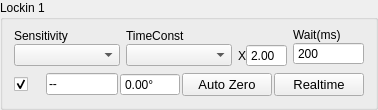
                 <widget class="QGroupBox" name="lockin1Group">
                  <property name="sizePolicy">
                   <sizepolicy hsizetype="Expanding" vsizetype="Expanding">
                    <horstretch>0</horstretch>
                    <verstretch>0</verstretch>
                   </sizepolicy>
                  </property>
                  <property name="title">
                   <string>Lockin 1</string>
                  </property>
                  <layout class="QGridLayout" name="gridLayout_22">
                   <property name="topMargin">
                    <number>2</number>
                   </property>
                   <item row="0" column="0">
                    <layout class="QVBoxLayout" name="verticalLayout_58" stretch="4,3,1">
                     <property name="sizeConstraint">
                      <enum>QLayout::SizeConstraint::SetNoConstraint</enum>
                     </property>
                     <item>
                      <widget class="PlotWidget" name="realDisChart1" native="true">
                       <property name="mytype" stdset="0">
                        <string>chart</string>
                       </property>
                      </widget>
                     </item>
                     <item>
                      <layout class="QHBoxLayout" name="horizontalLayout_17" stretch="3,3,1,2">
                       <item>
                        <layout class="QVBoxLayout" name="verticalLayout">
                         <property name="spacing">
                          <number>0</number>
                         </property>
                         <item>
                          <widget class="QLabel" name="label_15">
                           <property name="sizePolicy">
                            <sizepolicy hsizetype="Expanding" vsizetype="Fixed">
                             <horstretch>0</horstretch>
                             <verstretch>0</verstretch>
                            </sizepolicy>
                           </property>
                           <property name="text">
                            <string>Sensitivity</string>
                           </property>
                           <property name="mytype" stdset="0">
                            <string>label</string>
                           </property>
                          </widget>
                         </item>
                         <item>
                          <widget class="QComboBox" name="sensitivity1">
                           <property name="sizePolicy">
                            <sizepolicy hsizetype="Expanding" vsizetype="Fixed">
                             <horstretch>0</horstretch>
                             <verstretch>0</verstretch>
                            </sizepolicy>
                           </property>
                           <property name="maximumSize">
                            <size>
                             <width>16777215</width>
                             <height>16777215</height>
                            </size>
                           </property>
                           <property name="font">
                            <font>
                             <pointsize>8</pointsize>
                            </font>
                           </property>
                          </widget>
                         </item>
                        </layout>
                       </item>
                       <item>
                        <layout class="QVBoxLayout" name="verticalLayout_2">
                         <property name="spacing">
                          <number>0</number>
                         </property>
                         <property name="leftMargin">
                          <number>0</number>
                         </property>
                         <item>
                          <widget class="QLabel" name="label_18">
                           <property name="sizePolicy">
                            <sizepolicy hsizetype="Expanding" vsizetype="Fixed">
                             <horstretch>0</horstretch>
                             <verstretch>0</verstretch>
                            </sizepolicy>
                           </property>
                           <property name="maximumSize">
                            <size>
                             <width>16777215</width>
                             <height>16777215</height>
                            </size>
                           </property>
                           <property name="text">
                            <string>TimeConst</string>
                           </property>
                           <property name="mytype" stdset="0">
                            <string>label</string>
                           </property>
                          </widget>
                         </item>
                         <item>
                          <widget class="QComboBox" name="timeConst1">
                           <property name="sizePolicy">
                            <sizepolicy hsizetype="Expanding" vsizetype="Fixed">
                             <horstretch>0</horstretch>
                             <verstretch>0</verstretch>
                            </sizepolicy>
                           </property>
                           <property name="maximumSize">
                            <size>
                             <width>16777215</width>
                             <height>16777215</height>
                            </size>
                           </property>
                           <property name="font">
                            <font>
                             <pointsize>8</pointsize>
                            </font>
                           </property>
                          </widget>
                         </item>
                        </layout>
                       </item>
                       <item>
                        <layout class="QVBoxLayout" name="verticalLayout_50">
                         <property name="spacing">
                          <number>0</number>
                         </property>
                         <item>
                          <spacer name="horizontalSpacer">
                           <property name="orientation">
                            <enum>Qt::Orientation::Horizontal</enum>
                           </property>
                           <property name="sizeHint" stdset="0">
                            <size>
                             <width>67</width>
                             <height>16</height>
                            </size>
                           </property>
                          </spacer>
                         </item>
                         <item>
                          <layout class="QHBoxLayout" name="horizontalLayout_14">
                           <property name="spacing">
                            <number>0</number>
                           </property>
                           <item>
                            <widget class="QLabel" name="label">
                             <property name="maximumSize">
                              <size>
                               <width>20</width>
                               <height>30</height>
                              </size>
                             </property>
                             <property name="text">
                              <string>X</string>
                             </property>
                            </widget>
                           </item>
                           <item>
                            <widget class="QDoubleSpinBox" name="wait1multip">
                             <property name="sizePolicy">
                              <sizepolicy hsizetype="Expanding" vsizetype="Fixed">
                               <horstretch>0</horstretch>
                               <verstretch>0</verstretch>
                              </sizepolicy>
                             </property>
                             <property name="maximumSize">
                              <size>
                               <width>16777215</width>
                               <height>16777215</height>
                              </size>
                             </property>
                             <property name="buttonSymbols">
                              <enum>QAbstractSpinBox::ButtonSymbols::NoButtons</enum>
                             </property>
                             <property name="decimals">
                              <number>2</number>
                             </property>
                             <property name="minimum">
                              <double>0.100000000000000</double>
                             </property>
                             <property name="maximum">
                              <double>10.000000000000000</double>
                             </property>
                             <property name="singleStep">
                              <double>0.100000000000000</double>
                             </property>
                             <property name="value">
                              <double>2.000000000000000</double>
                             </property>
                            </widget>
                           </item>
                          </layout>
                         </item>
                        </layout>
                       </item>
                       <item>
                        <layout class="QVBoxLayout" name="verticalLayout_3">
                         <property name="spacing">
                          <number>0</number>
                         </property>
                         <item>
                          <widget class="QLabel" name="label_19">
                           <property name="sizePolicy">
                            <sizepolicy hsizetype="Expanding" vsizetype="Fixed">
                             <horstretch>0</horstretch>
                             <verstretch>0</verstretch>
                            </sizepolicy>
                           </property>
                           <property name="text">
                            <string>Wait(ms)</string>
                           </property>
                           <property name="mytype" stdset="0">
                            <string>label</string>
                           </property>
                          </widget>
                         </item>
                         <item>
                          <widget class="QSpinBox" name="wait1">
                           <property name="sizePolicy">
                            <sizepolicy hsizetype="Expanding" vsizetype="Fixed">
                             <horstretch>0</horstretch>
                             <verstretch>0</verstretch>
                            </sizepolicy>
                           </property>
                           <property name="maximumSize">
                            <size>
                             <width>16777215</width>
                             <height>16777215</height>
                            </size>
                           </property>
                           <property name="buttonSymbols">
                            <enum>QAbstractSpinBox::ButtonSymbols::NoButtons</enum>
                           </property>
                           <property name="text" stdset="0">
                            <string>200</string>
                           </property>
                           <property name="minimum">
                            <number>0</number>
                           </property>
                           <property name="maximum">
                            <number>10000</number>
                           </property>
                           <property name="value">
                            <number>200</number>
                           </property>
                          </widget>
                         </item>
                        </layout>
                       </item>
                      </layout>
                     </item>
                     <item>
                      <layout class="QHBoxLayout" name="horizontalLayout_4" stretch="5,12,8,15,15">
                       <property name="spacing">
                        <number>2</number>
                       </property>
                       <item>
                        <widget class="QCheckBox" name="activeLockin1">
                         <property name="sizePolicy">
                          <sizepolicy hsizetype="Expanding" vsizetype="Fixed">
                           <horstretch>0</horstretch>
                           <verstretch>0</verstretch>
                          </sizepolicy>
                         </property>
                         <property name="toolTip">
                          <string>Active Instrument?</string>
                         </property>
                         <property name="text">
                          <string/>
                         </property>
                         <property name="checked">
                          <bool>true</bool>
                         </property>
                         <property name="mytype" stdset="0">
                          <string>checkbox</string>
                         </property>
                        </widget>
                       </item>
                       <item>
                        <widget class="QLineEdit" name="realDisChart1Num">
                         <property name="enabled">
                          <bool>true</bool>
                         </property>
                         <property name="sizePolicy">
                          <sizepolicy hsizetype="Expanding" vsizetype="Fixed">
                           <horstretch>0</horstretch>
                           <verstretch>0</verstretch>
                          </sizepolicy>
                         </property>
                         <property name="toolTip">
                          <string>&lt;html&gt;&lt;head/&gt;&lt;body&gt;&lt;p&gt;&lt;b&gt;Lock-in X reading&lt;/b&gt;&lt;/p&gt;&lt;p&gt;Current X reading from this lock-in.&lt;br/&gt;
The adjacent Phase field sets its reference phase.&lt;/p&gt;&lt;/body&gt;&lt;/html&gt;</string>
                         </property>
                         <property name="text">
                          <string>--</string>
                         </property>
                         <property name="readOnly">
                          <bool>true</bool>
                         </property>
                         <property name="mytype" stdset="0">
                          <string>inst_disp</string>
                         </property>
                        </widget>
                       </item>
                       <item>
                        <widget class="QDoubleSpinBox" name="phase1">
                         <property name="sizePolicy">
                          <sizepolicy hsizetype="Expanding" vsizetype="Fixed">
                           <horstretch>0</horstretch>
                           <verstretch>0</verstretch>
                          </sizepolicy>
                         </property>
                         <property name="minimumSize">
                          <size>
                           <width>60</width>
                           <height>0</height>
                          </size>
                         </property>
                         <property name="toolTip">
                          <string>&lt;html&gt;&lt;head/&gt;&lt;body&gt;&lt;p&gt;&lt;b&gt;Phase&lt;/b&gt;&lt;/p&gt;&lt;p&gt;Reference phase in degrees; read on connection.&lt;br/&gt;
Type a number; the ° unit is added automatically.&lt;br/&gt;
Press Enter or leave the field to apply and read back.&lt;br/&gt;
Resolution: 0.01°; blank = no valid readback.&lt;br/&gt;
Available when connected and not scanning.&lt;/p&gt;&lt;/body&gt;&lt;/html&gt;</string>
                         </property>
                         <property name="buttonSymbols">
                          <enum>QAbstractSpinBox::ButtonSymbols::NoButtons</enum>
                         </property>
                         <property name="keyboardTracking">
                          <bool>false</bool>
                         </property>
                         <property name="suffix">
                          <string>°</string>
                         </property>
                         <property name="decimals">
                          <number>2</number>
                         </property>
                         <property name="minimum">
                          <double>-360.000000000000000</double>
                         </property>
                         <property name="maximum">
                          <double>729.990000000000009</double>
                         </property>
                         <property name="singleStep">
                          <double>0.010000000000000</double>
                         </property>
                        </widget>
                       </item>
                       <item>
                        <widget class="QPushButton" name="autoZero1">
                         <property name="sizePolicy">
                          <sizepolicy hsizetype="Expanding" vsizetype="Fixed">
                           <horstretch>0</horstretch>
                           <verstretch>0</verstretch>
                          </sizepolicy>
                         </property>
                         <property name="maximumSize">
                          <size>
                           <width>16777215</width>
                           <height>30</height>
                          </size>
                         </property>
                         <property name="font">
                          <font>
                           <pointsize>10</pointsize>
                          </font>
                         </property>
                         <property name="toolTip">
                          <string>&lt;html&gt;&lt;head/&gt;&lt;body&gt;&lt;p&gt;&lt;b&gt;Auto Zero&lt;/b&gt;&lt;/p&gt;&lt;p&gt;Apply X-channel Auto Offset on this SR830.&lt;br/&gt;
Refresh the actual X reading; noise may leave a residual.&lt;br/&gt;
Y/R offsets and reference phase stay unchanged.&lt;br/&gt;
Use a stable baseline before zeroing.&lt;br/&gt;
Available when connected and not scanning.&lt;/p&gt;&lt;/body&gt;&lt;/html&gt;</string>
                         </property>
                         <property name="text">
                          <string>Auto Zero</string>
                         </property>
                         <property name="iconSize">
                          <size>
                           <width>16</width>
                           <height>16</height>
                          </size>
                         </property>
                         <property name="mytype" stdset="0">
                          <string>clickable_button</string>
                         </property>
                        </widget>
                       </item>
                       <item>
                        <widget class="QPushButton" name="realtimeDisp1">
                         <property name="sizePolicy">
                          <sizepolicy hsizetype="Expanding" vsizetype="Fixed">
                           <horstretch>0</horstretch>
                           <verstretch>0</verstretch>
                          </sizepolicy>
                         </property>
                         <property name="maximumSize">
                          <size>
                           <width>16777215</width>
                           <height>30</height>
                          </size>
                         </property>
                         <property name="font">
                          <font>
                           <pointsize>10</pointsize>
                          </font>
                         </property>
                         <property name="text">
                          <string>Realtime</string>
                         </property>
                         <property name="checkable">
                          <bool>true</bool>
                         </property>
                         <property name="checked">
                          <bool>false</bool>
                         </property>
                         <property name="mytype" stdset="0">
                          <string>checkable_button</string>
                         </property>
                        </widget>
                       </item>
                      </layout>
                     </item>
                    </layout>
                   </item>
                  </layout>
                 </widget>
